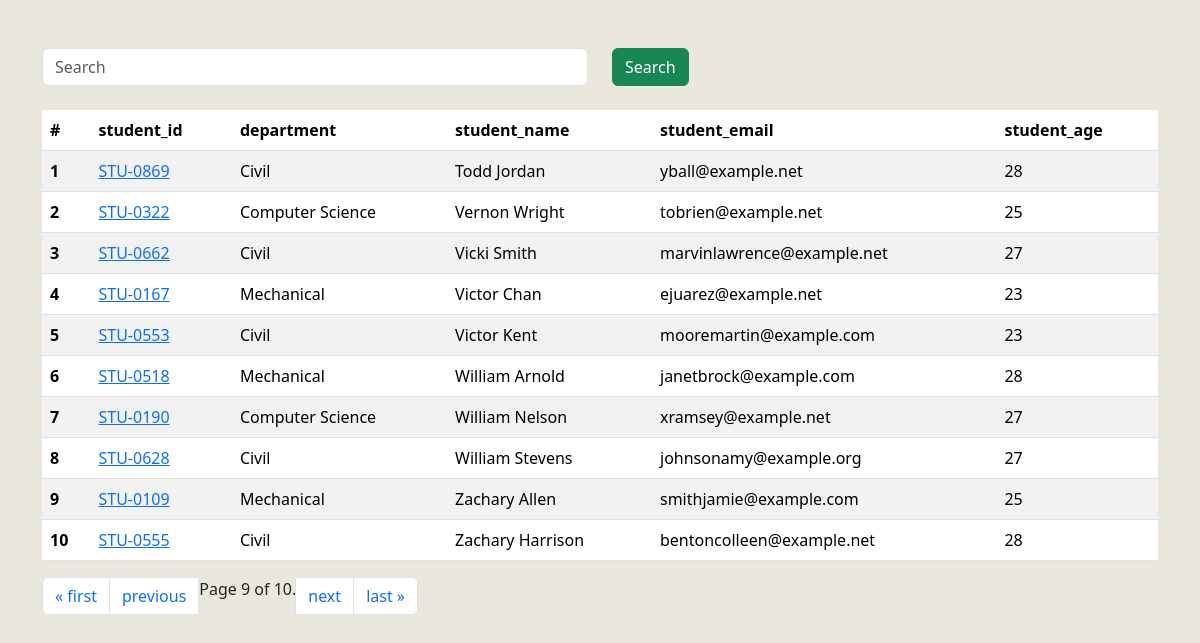
/students/?page=9, run on the app's committed database.
### home/models.py (models this page shows, shortened)
class Student(models.Model):
    department = models.ForeignKey(Department , related_name="depart" ,on_delete = models.CASCADE )
    student_id = models.OneToOneField(StudentID , related_name = "studentid" , on_delete = models.CASCADE)
    student_name = models.CharField(max_length = 100)
    student_email = models.EmailField(unique = True)
    student_age = models.IntegerField(default = 18)
    student_address = models.TextField()
    is_deleted = models.BooleanField(default=False)
    objects = StudentManager()
    admin_objects = models.Manager()
    def __str__(self) -> str:
        return self.student_name
    class Meta:
        ordering = ['student_name']
        verbose_name = "student"

class StudentID(models.Model):
    student_id = models.CharField(max_length=100)
    def __str__(self) -> str:
        return self.student_id

class Department(models.Model):
    department  = models.CharField(max_length=100)
    class Meta:
        ordering = ['department']

### home/views.py (the view, shortened to what this page needs)
# urls.py: path('students/', get_students, name="get_students"),
def get_students(request):
    queryset = Student.objects.all()
    paginator = Paginator(queryset, 10)  # Show 10 contacts per page.
    page_number = request.GET.get("page" , 1)
    page_obj = paginator.get_page(page_number)
    print(page_obj.object_list)
    return render(request, 'report/students.html' , {'queryset' : page_obj} )

### home/models.py (called while the page is built)
    def get_queryset(self):
        return super().get_queryset().filter(is_deleted = False)

### home/templates/report/students.html
{% extends "base.html" %}
{% block start %}
    <div class="container mt-5">
       <form action="" class="mb-4">
            <div class="row">
                <div class="col-md-6">
                    <input class="form-control" name="search" placeholder="Search">
                </div>
                <div class="col-md-6">
                    <button class="btn btn-success">Search</button>
                </div>
            </div>
        </form>
        <table class="table table-striped">
            <thead>
              <tr>
                <th scope="col">#</th>
                <th scope="col">student_id</th>
                <th scope="col">department</th>
                <th scope="col">student_name</th>
                <th scope="col">student_email</th>
                <th scope="col">student_age</th>
              </tr>
            </thead>
            <tbody>
                {% for s in queryset %}
              <tr>
                <th scope="row">{{forloop.counter}}</th>
                <td>
                    <a href="{% url 'see_marks'  s.student_id %}">{{s.student_id}}</a>
                </td>
                <td>{{s.department.department}}</td>
                <td>{{s.student_name}}</td>
                <td>{{s.student_email}}</td>
                <td>{{s.student_age}}</td>
              </tr>
             {% endfor %}
            </tbody>
        </table>
        <nav aria-label="Page navigation example">
            <ul class="pagination">
                    {% if queryset.has_previous %}
                    <li class="page-item"><a class="page-link" href="?page=1">&laquo; first</a> </li>
                    <li class="page-item"><a class="page-link" href="?page={{ queryset.previous_page_number }}">previous</a></li>
                    {% endif %}
                    <span class="current">
                        Page {{ queryset.number }} of {{ queryset.paginator.num_pages }}.
                    </span>
                    {% if queryset.has_next %}
                    <li class="page-item"><a class="page-link" href="?page={{ queryset.next_page_number }}">next</a></li>
                    <li class="page-item"><a class="page-link" href="?page={{ queryset.paginator.num_pages }}">last &raquo;</a></li>
                    {% endif %}
            </ul>
          </nav>
    </div>
{% endblock %}

### home/templates/base.html (style rules this page uses)
body { background: #EAE7DC; }

### data on the page
Student: student_id "STU-0869", department.department "Civil", student_name "Todd Jordan", student_email "yball@example.net", student_age "28"
Student: student_id "STU-0322", department.department "Computer Science", student_name "Vernon Wright", student_email "tobrien@example.net", student_age "25"
Student: student_id "STU-0662", department.department "Civil", student_name "Vicki Smith", student_email "marvinlawrence@example.net", student_age "27"
Student: student_id "STU-0167", department.department "Mechanical", student_name "Victor Chan", student_email "ejuarez@example.net", student_age "23"
Student: student_id "STU-0553", department.department "Civil", student_name "Victor Kent", student_email "mooremartin@example.com", student_age "23"
Student: student_id "STU-0518", department.department "Mechanical", student_name "William Arnold", student_email "janetbrock@example.com", student_age "28"
Student: student_id "STU-0190", department.department "Computer Science", student_name "William Nelson", student_email "xramsey@example.net", student_age "27"
Student: student_id "STU-0628", department.department "Civil", student_name "William Stevens", student_email "johnsonamy@example.org", student_age "27"
Student: student_id "STU-0109", department.department "Mechanical", student_name "Zachary Allen", student_email "smithjamie@example.com", student_age "25"
Student: student_id "STU-0555", department.department "Civil", student_name "Zachary Harrison", student_email "bentoncolleen@example.net", student_age "28"

### other printed values
{{ queryset.number }} "9"
{{ queryset.paginator.num_pages }} "10"
